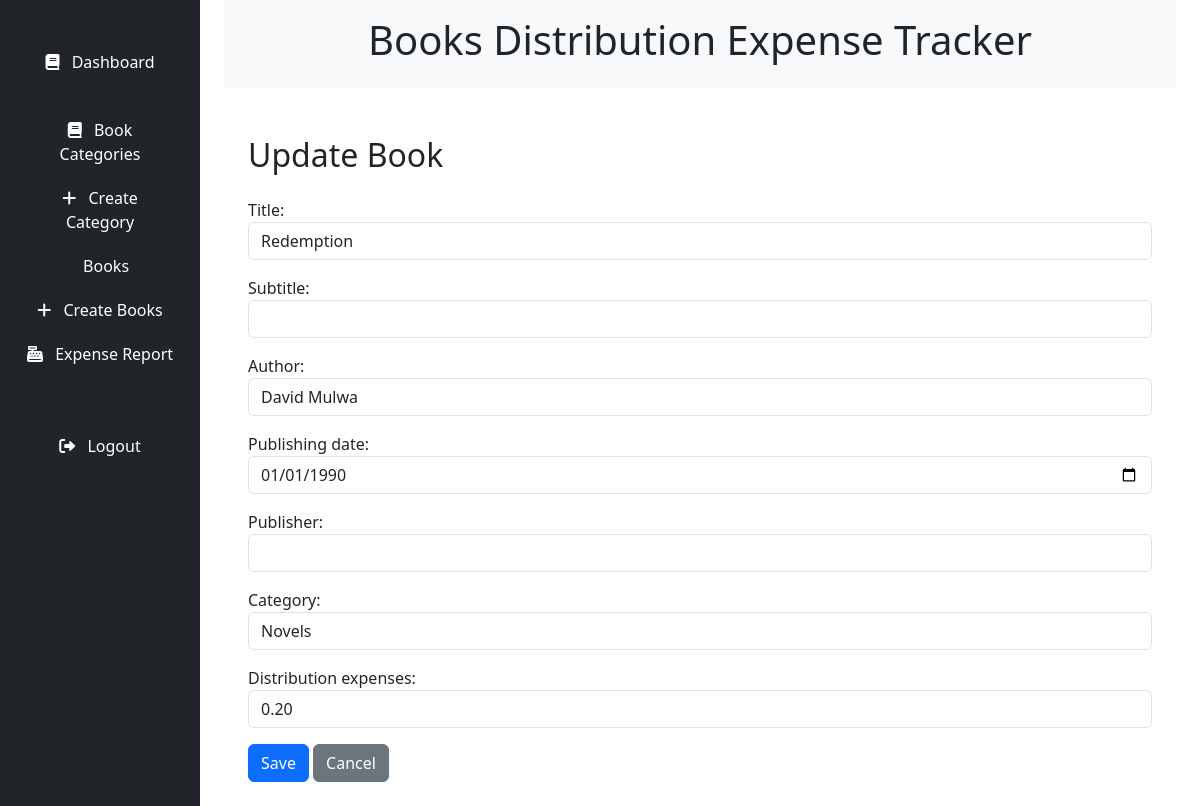
The app's page /books/1/update/ with its own data.
### books/models.py (models this page shows, shortened)
class Book(models.Model):
    title = models.CharField(max_length=255)
    subtitle = models.CharField(max_length=255, blank=True, null=True)
    author = models.CharField(max_length=255)
    publishing_date = models.DateField(null=True, blank=True)
    publisher = models.CharField(max_length=255, blank=True, null=True)
    category = models.ForeignKey('BookCategory', on_delete=models.CASCADE, null=True, blank=True)
    distribution_expenses = models.DecimalField(max_digits=10, decimal_places=2)

### books/views.py (the view)
# urls.py: path('books/<int:pk>/update/', BookUpdateView.as_view(), name='book_update'),
class BookUpdateView(UpdateView):
    model = Book
    form_class = BookForm
    template_name = 'book/book_form.html'
    success_url = reverse_lazy('book_list')

### books/forms.py
class BookForm(forms.ModelForm):
    class Meta:
        model = Book
        fields = ['title', 'subtitle', 'author', 'publishing_date', 'publisher', 'category', 'distribution_expenses']
        widgets = {
            'title': forms.TextInput(attrs={'class': 'form-control'}),
            'subtitle': forms.TextInput(attrs={'class': 'form-control'}),
            'author': forms.TextInput(attrs={'class': 'form-control'}),
            'publishing_date': forms.DateInput(attrs={'class': 'form-control', 'type': 'date'}),
            'publisher': forms.TextInput(attrs={'class': 'form-control'}),
            'category': forms.Select(attrs={'class': 'form-control'}),
            'distribution_expenses': forms.NumberInput(attrs={'class': 'form-control'}),
        }

### books/models.py (called while the page is built)
    def __str__(self):
        return self.name

### books/templates/book/book_form.html (shortened to what this page needs)
{% extends 'base.html' %}
{% block content %}
  <div class="container">
    <h2 class="mt-4 mb-4">{% if form.instance.pk %}Update{% else %}Create{% endif %} Book</h2>
    <form method="post" action="" class="mb-4">
      {{ form.as_p }}
      <button type="submit" class="btn btn-primary">Save</button>
      <a href="{% url 'book_list' %}" class="btn btn-secondary">Cancel</a>
    </form>
  </div>
{% endblock %}

### records on screen
Book: title "Redemption", author "David Mulwa", publishing_date "01/01/1990", category "Novels", distribution_expenses "0.20"
